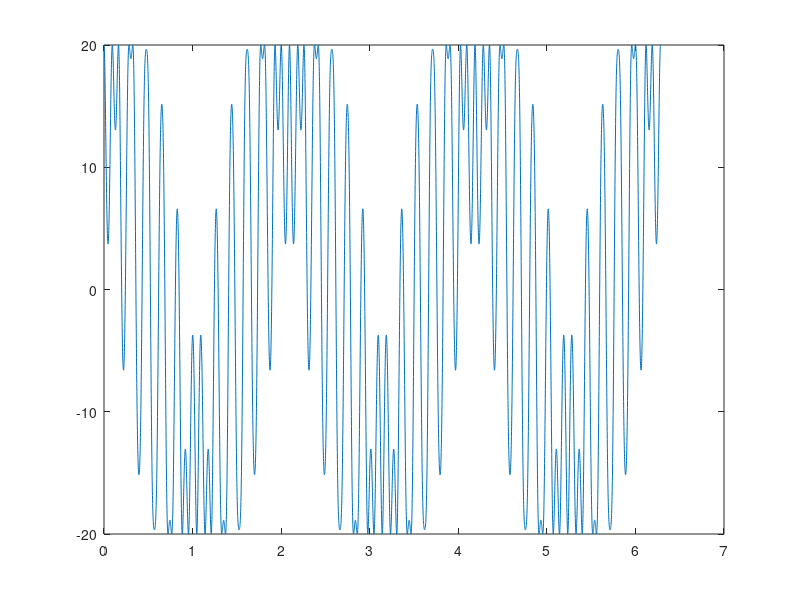
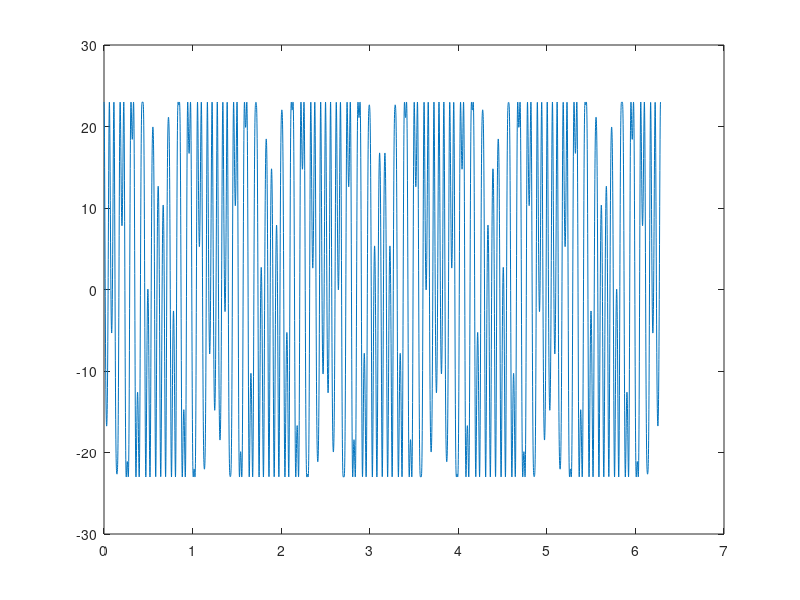
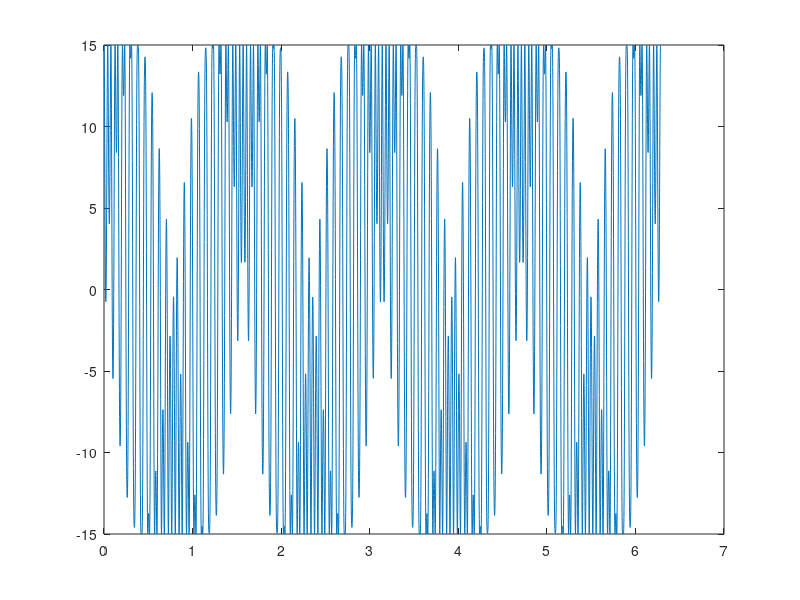
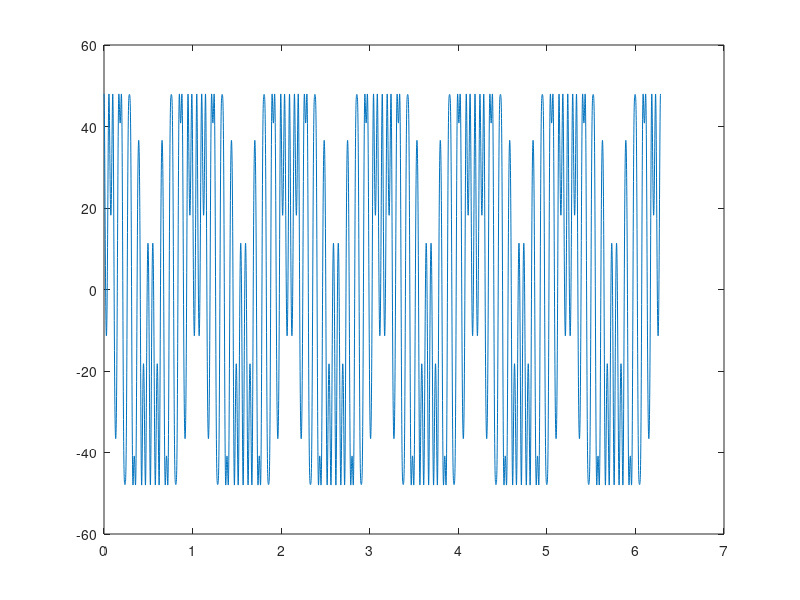

Recreate these plots in MATLAB, in order.
%% 
clear;clf;clc;close all;
t=0:0.001:2*pi;
%%   AM
A=[20 23 15 48 10 25 48 23 69 51   23 45 96 87 56 36 21 47 58 24];
ma=[0.235 0.214 0.687 0.245 0.21 0.54 0.57 0.31 0.145 0.54   0.147 0.245 0.545 0.47 0.51 0.87 0.31 0.154 0.14 0.365];
w1=[3 5 4 6 1 2 3 4 5 6   1 2 3 4 5 6 7 8 9 4];
w2=[36 54 78 60 21 54 23 54 56 87   12 36 65 84 69 94 65 34 89 55];
for i=1:20
    Uam=A(i).*(1+ma(i).*cos(w1(i).*t)).*cos(w2(i).*t);
    figure(i);
    plot(t,Uam);
end

%%   cos
w1=[3 5 4 6 1 2 3 4 5 6   1 2 3 4 5 6 7 8 9 4];
A=[20 23 15 48 10 25 48 23 69 51   23 45 96 87 56 36 21 47 58 24];
for i=1:20
    U=A(i).*cos(w1(i).*t);
    figure(i);
    plot(t,U);
end

%%   FM
A=[20 23 15 48 10 25 48 23 69 51   23 45 96 87 56 36 21 47 58 24];
mf=[1.25 2.24 1.54 1.65 2.54 3.54 2.55 1.78 5.42 4.21    3.54 3.54 2.45 1.54 2.45 3.524 2.25 1.66 4.53 1.36];
w1=[3 5 4 6 1 2 3 4 5 6   1 2 3 4 5 6 7 8 9 4];
w2=[36 54 78 60 21 54 23 54 56 87   12 36 65 84 69 94 65 34 89 55];
for i=1:20
    Ufm=A(i).*cos((w1(i).*t)+mf(i).*sin(w2(i).*t));
    figure(i);
    plot(t,Ufm);
end
